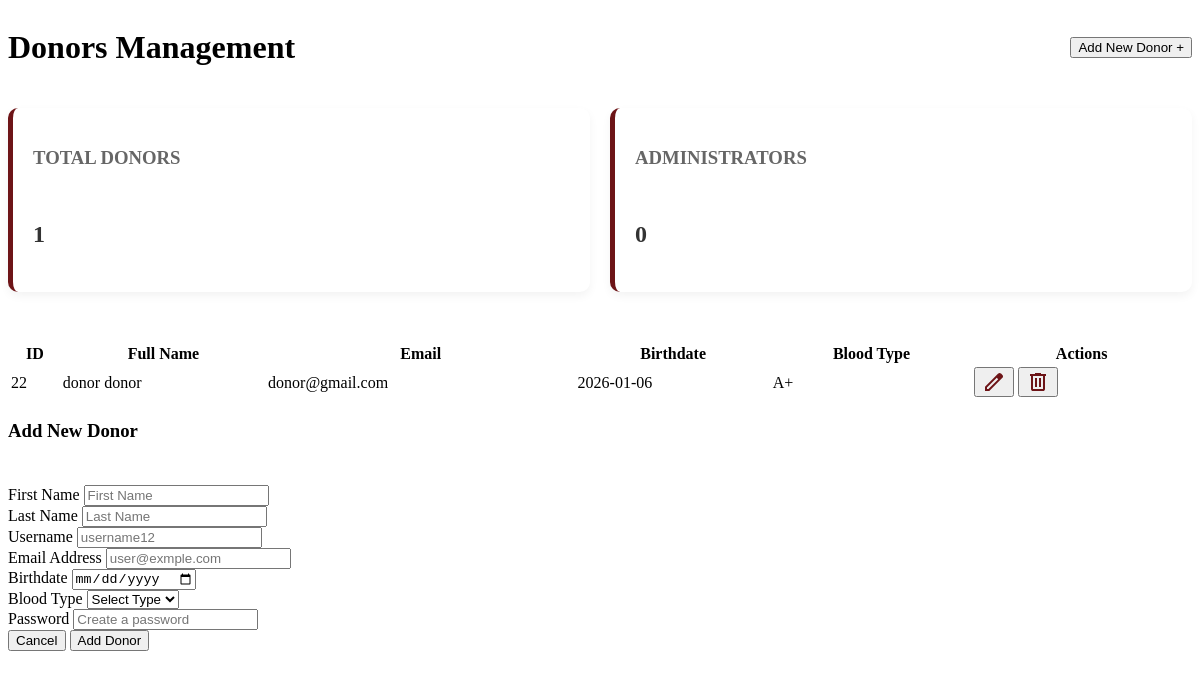
/dashboard/dashboardPages/donors.php, run on an earlier commit of the app's database.
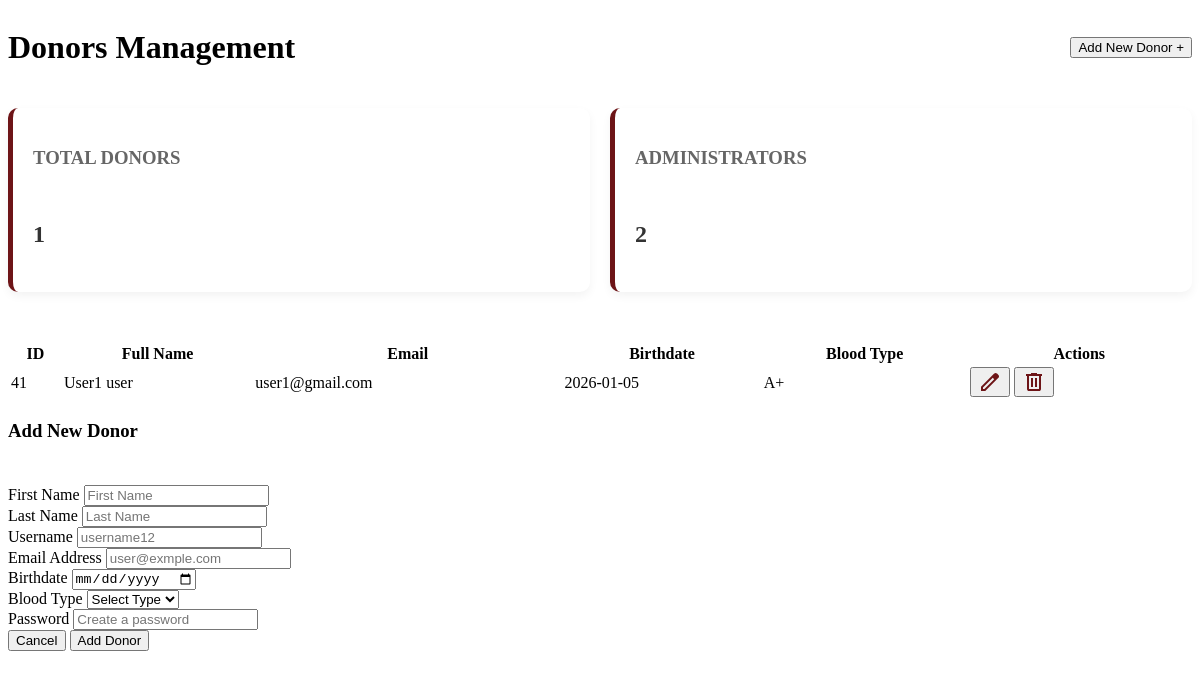
And on a later commit of the database.
### tables this page shows
CREATE TABLE `donors` (
  `id` int(11) NOT NULL,
  `first_name` varchar(50) DEFAULT NULL,
  `last_name` varchar(50) DEFAULT NULL,
  `birthdate` date DEFAULT NULL,
  `blood_group_id` int(11) NOT NULL
);

CREATE TABLE `users` (
  `id` int(11) NOT NULL,
  `username` varchar(255) NOT NULL,
  `email` varchar(100) NOT NULL,
  `password` varchar(255) NOT NULL,
  `role_id` int(11) NOT NULL
);

CREATE TABLE `blood_groups` (
  `id` int(11) NOT NULL,
  `group_name` varchar(5) NOT NULL
);

### config.php (called while the page is built)
<?php
class Database {
    private $host = 'localhost';
    private $dbname = 'blood_bank_management_system';
    private $username = 'root';
    private $password = '';
    private $conn;
    public function __construct() {
        try {
            $dsn = "mysql:host={$this->host};dbname={$this->dbname}";
            $this->conn = new PDO($dsn, $this->username, $this->password);
            $this->conn->setAttribute(PDO::ATTR_ERRMODE, PDO::ERRMODE_EXCEPTION);
        } catch(PDOException $e) {
            die("Connection failed: " . $e->getMessage());
        }
    }
    public function getConnection(): PDO {
        return $this->conn;
    }
}
?>

### crud/user/userLogic.php (called while the page is built, shortened)
<?php
class User {
    private $conn;
    public function __construct($db) {
        $this->conn = $db;
    }
    public function getAllDonors() {
    $query = "SELECT u.id, d.first_name, d.last_name, u.email, d.birthdate, bg.group_name as blood_group
            FROM users u
            JOIN donors d ON u.id = d.id
            Join blood_groups bg ON bg.id = d.blood_group_id";
    $stmt = $this->conn->prepare($query);
    $stmt->execute();
    return $stmt->fetchAll(PDO::FETCH_ASSOC);
}
public function countTotalDonors() {
    $sql = "SELECT COUNT(*) as total FROM users WHERE role_id = 2";
    $stmt = $this->conn->prepare($sql);
    $stmt->execute();
    $row = $stmt->fetch(PDO::FETCH_ASSOC);
    return $row['total'];
}
public function countTotalAdmins() {
    $sql = "SELECT COUNT(*) as total FROM users WHERE role_id = 1";
    $stmt = $this->conn->prepare($sql);
    $stmt->execute();
    $row = $stmt->fetch(PDO::FETCH_ASSOC);
    return $row['total'];
}
}
?>

### dashboard/dashboardPages/donors.php (the view, shortened to what this page needs)
<?php
include "../config.php";
include "../crud/user/userLogic.php";
 $db = new Database();
 $user = new User($db->getConnection());
?>
<div class="userContainer">
    <div class="headerSection">
        <h1>Donors Management</h1>
        <button class="btnAdd" onclick="openUserModal()">Add New Donor +</button>
    </div>
    <div class="statsContainer">
        <div class="statCard">
            <h3>Total Donors</h3>
            <p> <?php echo $totalDonors = $user->countTotalDonors()?></p>
        </div>
        <div class="statCard">
            <h3>Administrators</h3>
            <p><?php echo $totalAdmins = $user->countTotalAdmins()?></p>
        </div>
    </div>
    <table class="styledTable">
        <thead>
            <tr>
                <th>ID</th>
                <th>Full Name</th>
                <th>Email</th>
                <th>Birthdate</th>
                <th>Blood Type</th>
                <th>Actions</th>
            </tr>
        </thead>
        <tbody>
            <?php
            $donors = $user->getAllDonors();
            if ($donors) {
                foreach ($donors as $donor) {
                    ?>
                    <tr>
                        <td><?php echo $donor['id']; ?></td>
                        <td><?php echo $donor['first_name'] . " " . $donor['last_name']; ?></td>
                        <td><?php echo $donor['email']; ?></td>
                        <td><?php echo $donor['birthdate']; ?></td>
                        <td><?php echo $donor['blood_group']; ?></td>
                        <td class="actionsColumn">
                            <button class="btn" onclick="openEditModal(<?php echo $donor['id']; ?>)"><img src="../images/svg/editIcon.svg" alt="Edit"></button>
                            <button class="btn" onclick="confirmDelete(<?php echo $donor['id']; ?>)"><img src="../images/svg/deleteIcon.svg" alt="Delete"></button>
                        </td>
                    </tr>
                    <?php
                }
            } else {
                echo "<tr><td colspan='6'>Nuk ka të dhëna në databazë.</td></tr>";
            }
            ?>
        </tbody>
    </table>
</div>
<div id="userModal" class="modal">
    <div class="modalContent">
        <div class="modalHeader">
            <h3 id="modalTitle">Add New Donor</h3>
            <img src="../images/svg/closeIcon.svg" class="closeBtn" onclick="closeUserModal()" alt="Close">
        </div>
        <form id="userForm" action="" method="POST" novalidate>
            <div class="formGrid">
                <div class="inputGroup">
                    <label>First Name</label>
                    <input type="text" id="userFirstName" name="first_name" placeholder="First Name" required>
                </div>
                <div class="inputGroup">
                    <label>Last Name</label>
                    <input type="text" id="userLastName" name="last_name" placeholder="Last Name" required>
                </div>
                <div class="inputGroup">
                    <label>Username</label>
                    <input type="text" id="userName" name="username" placeholder="username12" required>
                </div>
                <div class="inputGroup">
                    <label>Email Address</label>
                    <input type="email" id="userEmail" name="user_email" placeholder="user@exmple.com" required>
                </div>
                <div class="inputGroup">
                    <label>Birthdate</label>
                    <input type="date" id="userBirthdate" name="birthdate" required>
                </div>
                <div class="inputGroup">
                    <label>Blood Type</label>
                    <select id="userBloodType" name="blood_group_id" required>
                        <option value="">Select Type</option>
                    </select>
                </div>
                <div class="inputGroup fullWidth">
                    <label>Password</label>
                    <input type="password" id="userPassword" name="password" placeholder="Create a password" required>
                </div>
            </div>
            <div class="modalFooter">
                <button type="button" onclick="closeUserModal()" class="btnCancel">Cancel</button>
                <button type="submit" name="submit" class="btnSave">Add Donor</button>
            </div>
        </form>
    </div>
</div>

What changed in the data, as far as the page shows it:
removed donors: id "22", first_name "donor", last_name "donor", id.email "donor@gmail.com", birthdate "2026-01-06", blood_group.group_name "A+"
added donors: id "41", first_name "User1", last_name "user", id.email "user1@gmail.com", birthdate "2026-01-05", blood_group.group_name "A+"
Also different on the page:
$totalAdmins = $user->countTotalAdmins(): "0" → "2"
